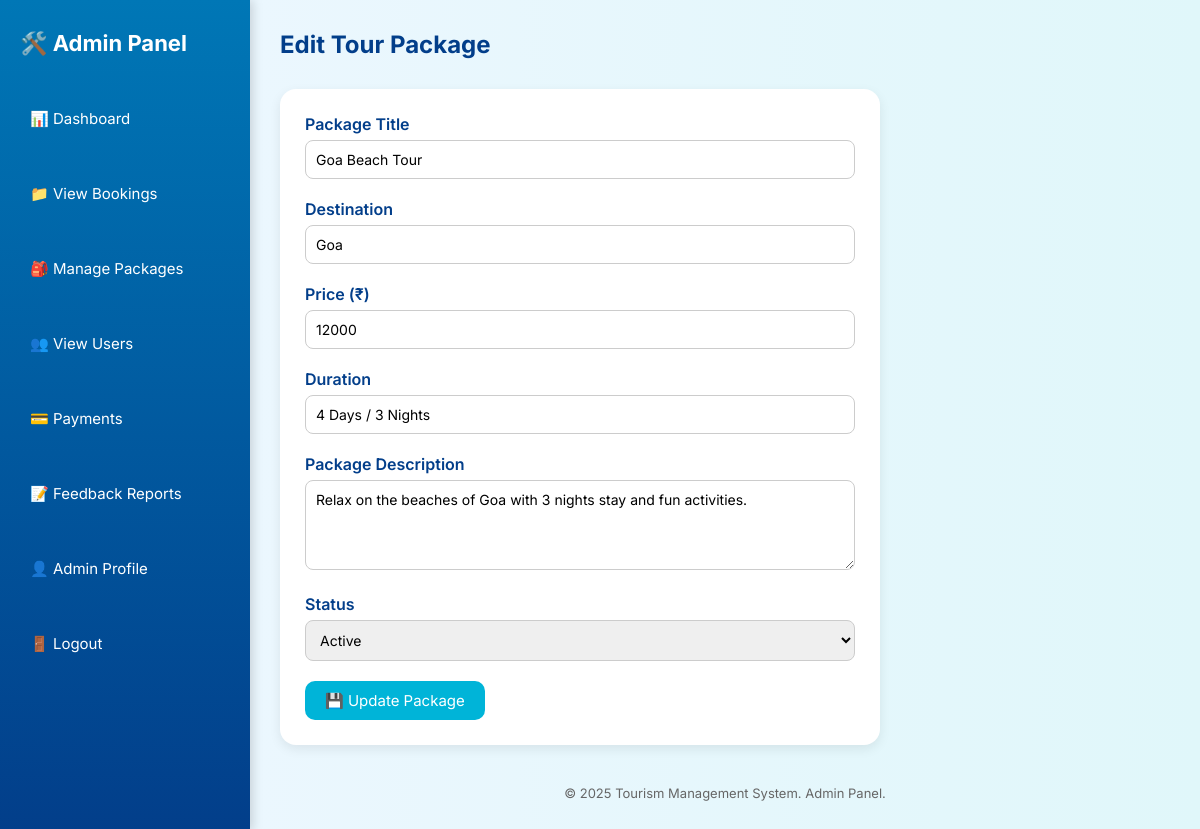
The app's page /admin/package/edit/1 (signed in) with its own data.
### tables this page shows
CREATE TABLE packages (
        id INTEGER PRIMARY KEY AUTOINCREMENT,
        title TEXT NOT NULL,
        destination TEXT NOT NULL,
        description TEXT NOT NULL,
        price INTEGER NOT NULL,
        duration TEXT NOT NULL,
        image_url TEXT,
        status TEXT DEFAULT 'Available'
    );

### app.py (the view, shortened to what this page needs)
@app.route('/admin/package/edit/<int:package_id>', methods=['GET', 'POST'])
def edit_package(package_id):
    if session.get('role') != 'admin':
        return redirect(url_for('login'))
    db = get_db()
    package = db.execute("SELECT * FROM packages WHERE id = ?", (package_id,)).fetchone()
    if not package:
        flash("Package not found.", "error")
        return redirect(url_for('admin_packages'))
    return render_template('edit_package.html', package=package)

### app.py (called while the page is built)
def get_db():
    if 'db' not in g:
        g.db = sqlite3.connect(DATABASE, timeout=10)
        g.db.row_factory = sqlite3.Row
        g.db.execute('PRAGMA foreign_keys = ON')
    return g.db

### templates/edit_package.html (shortened to what this page needs)
<!DOCTYPE html>
<html lang="en">
<head>
</head>
<body>
  <aside class="sidebar">
    <h2>🛠️ Admin Panel</h2>
    <a href="{{ url_for('admin_dashboard') }}" class="nav-link">📊 Dashboard</a>
    <a href="{{ url_for('all_bookings') }}" class="nav-link">📁 View Bookings</a>
    <a href="{{ url_for('admin_packages') }}" class="nav-link">🎒 Manage Packages</a>
    <a href="{{ url_for('view_users') }}" class="nav-link">👥 View Users</a>
    <a href="{{ url_for('admin_payments') }}" class="nav-link">💳 Payments</a>
    <a href="{{ url_for('view_feedback') }}" class="nav-link">📝 Feedback Reports</a>
    <a href="{{ url_for('admin_profile') }}" class="nav-link">👤 Admin Profile</a>
    <a href="{{ url_for('logout') }}" class="nav-link">🚪 Logout</a>
  </aside>
  <main class="main-content">
    <div class="header">
      <h1>Edit Tour Package</h1>
    </div>
    <form method="POST" action="{{ url_for('edit_package', package_id=package.id) }}">
      <label for="title">Package Title</label>
      <input type="text" id="title" name="title" value="{{ package.title }}" required>
      <label for="destination">Destination</label>
      <input type="text" id="destination" name="destination" value="{{ package.destination }}" required>
      <label for="price">Price (₹)</label>
      <input type="number" id="price" name="price" value="{{ package.price }}" min="0" required>
      <label for="duration">Duration</label>
      <input type="text" id="duration" name="duration" value="{{ package.duration }}" required>
      <label for="description">Package Description</label>
      <textarea id="description" name="description" rows="4">{{ package.description }}</textarea>
      <label for="status">Status</label>
      <select id="status" name="status">
        <option value="active" {% if package.status == 'active' %}selected{% endif %}>Active</option>
      </select>
      <button type="submit">💾 Update Package</button>
    </form>
    <footer>
      &copy; 2025 Tourism Management System. Admin Panel.
    </footer>
  </main>
</body>
</html>

### templates/edit_package.html (style rules this page uses)
* { box-sizing: border-box; margin: 0; padding: 0; font-family: 'Inter', sans-serif; }
body { display: flex; min-height: 100vh; background: linear-gradient(to right, #eef7ff, #e0f7fa); }
.sidebar { width: 250px; background: linear-gradient(to bottom, #0077b6, #023e8a); padding: 30px 20px; color: white; display: flex; flex-direction: column; gap: 20px; box-shadow: 3px 0 10px rgba(0,0,0,0.15); }
.sidebar h2 { font-size: 22px; margin-bottom: 15px; }
.nav-link { text-decoration: none; color: white; margin: 8px 0; display: block; font-size: 15px; padding: 10px; border-radius: 8px; transition: background 0.3s; }
.main-content { flex: 1; padding: 30px; }
.header { margin-bottom: 30px; }
.header h1 { font-size: 24px; color: #023e8a; }
form { background: white; padding: 25px; border-radius: 16px; max-width: 600px; box-shadow: 0 4px 12px rgba(0, 0, 0, 0.08); }
label { display: block; margin-bottom: 6px; font-weight: 600; color: #023e8a; }
input, textarea, select { width: 100%; padding: 10px; margin-bottom: 20px; font-size: 14px; border-radius: 8px; border: 1px solid #ccc; transition: border 0.3s; }
button { background-color: #00b4d8; color: white; padding: 10px 20px; border: none; border-radius: 10px; cursor: pointer; font-size: 15px; transition: background 0.3s; }
footer { margin-top: 40px; text-align: center; font-size: 13px; color: #666; }

### records on screen
packages: title "Goa Beach Tour", destination "Goa", price "12000", duration "4 Days / 3 Nights", description "Relax on the beaches of Goa with 3 nights stay and fun activities."
